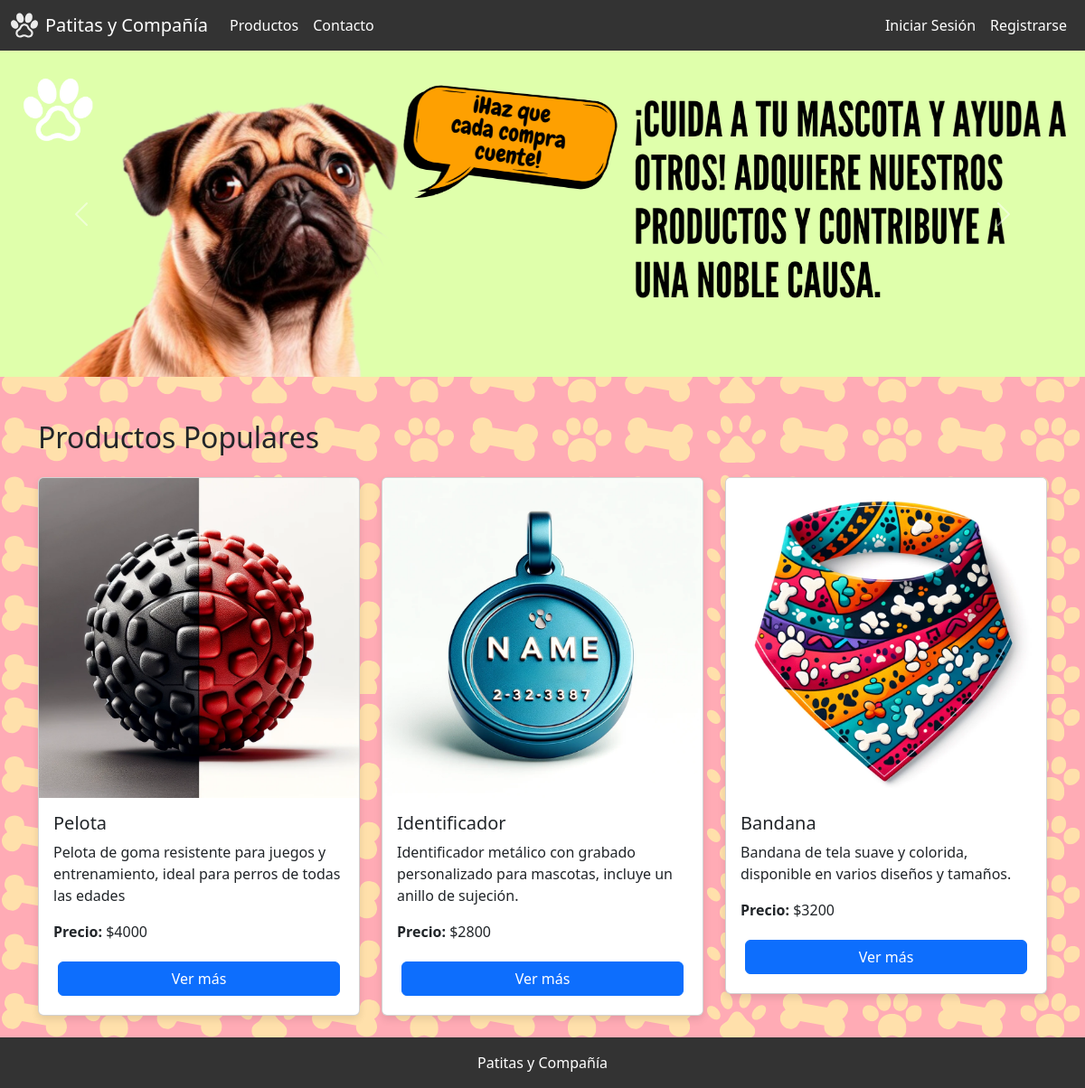
The page / on the database its author committed.
### patitasYCompania/models.py (models this page shows, shortened)
class Producto(models.Model):
    nombre = models.CharField(max_length=100)
    precio = models.DecimalField(max_digits=10, decimal_places=0)
    descripcion = models.TextField()
    foto = models.ImageField(upload_to='productos/')

### patitasYCompania/views.py (the view)
# urls.py: path('', views.index, name='index'),
def index(request):
    productos_populares = Producto.objects.all()[:3]
    return render(request, 'patitasYCompania/index.html', {'productos_populares': productos_populares})

### patitasYCompania/templates/patitasycompania/index.html (shortened to what this page needs)
{% extends 'patitasYCompania/base.html' %}
{% load static %}
{% block content %}
<div id="carouselExampleCaptions" class="carousel slide">
    <div class="carousel-indicators">
        <button type="button" data-bs-target="#carouselExampleCaptions" data-bs-slide-to="0" class="active"
            aria-current="true" aria-label="Slide 1"></button>
        <button type="button" data-bs-target="#carouselExampleCaptions" data-bs-slide-to="1"
            aria-label="Slide 2"></button>
        <button type="button" data-bs-target="#carouselExampleCaptions" data-bs-slide-to="2"
            aria-label="Slide 3"></button>
    </div>
    <div id="carouselExampleFade" class="carousel slide carousel-fade">
        <div class="carousel-inner">
            <div class="carousel-item active">
                <a href="{% url 'product_list' %}"><img src="{% static 'img/carrusel1si.png' %}" class="d-block w-100"
                        alt="..."></a>
            </div>
        </div>
        <button class="carousel-control-prev" type="button" data-bs-target="#carouselExampleFade" data-bs-slide="prev">
            <span class="carousel-control-prev-icon" aria-hidden="true"></span>
        </button>
        <button class="carousel-control-next" type="button" data-bs-target="#carouselExampleFade" data-bs-slide="next">
            <span class="carousel-control-next-icon" aria-hidden="true"></span>
        </button>
    </div>
    <div class="container mt-5">
        <h2 class="mb-4">Productos Populares</h2>
        <div class="row">
            {% for product in productos_populares %}
            <div class="col-md-4">
                <div class="card mb-4">
                    <img src="{{ product.foto.url }}" class="card-img-top" alt="{{ product.nombre }}">
                    <div class="card-body">
                        <h5 class="card-title">{{ product.nombre }}</h5>
                        <p class="card-text">{{ product.descripcion|truncatewords:20 }}</p>
                        <p class="card-text"><strong>Precio:</strong> ${{ product.precio }}</p>
                        <a href="{% url 'product_detail' product.id %}" class="btn btn-primary">Ver más</a>
                    </div>
                </div>
            </div>
            {% endfor %}
        </div>
    </div>
</div>
{% endblock %}

### patitasYCompania/static/css/style.css (style rules this page uses)
html, body { height: 100%; margin: 0; display: flex; flex-direction: column; }
body { font-family: Arial, sans-serif; background-image: url('../img/fondo_decoracion.png'); }
.card { display: flex; flex-direction: column; height: 100%; background-color: rgba(255, 255, 255, 0.8); backdrop-filter: blur(10px); border-radius: 15px; box-shadow: 0 4px 8px rgba(0, 0, 0, 0.1); }
.card-body { flex: 1; display: flex; flex-direction: column; justify-content: space-between; }
.card-text { overflow: hidden; text-overflow: ellipsis; }
.btn { margin: 5px; }
.btn-primary { background-color: #007bff; border: none; padding: 10px 20px; font-size: 1.2em; border-radius: 25px; }

### rows shown on the page
Producto: foto (picture), nombre "Pelota", descripcion "Pelota de goma resistente para juegos y entrenamiento, ideal para perros de todas las edades", precio "4000"
Producto: foto (picture), nombre "Identificador", descripcion "Identificador metálico con grabado personalizado para mascotas, incluye un anillo de sujeción.", precio "2800"
Producto: foto (picture), nombre "Bandana", descripcion "Bandana de tela suave y colorida, disponible en varios diseños y tamaños.", precio "3200"
